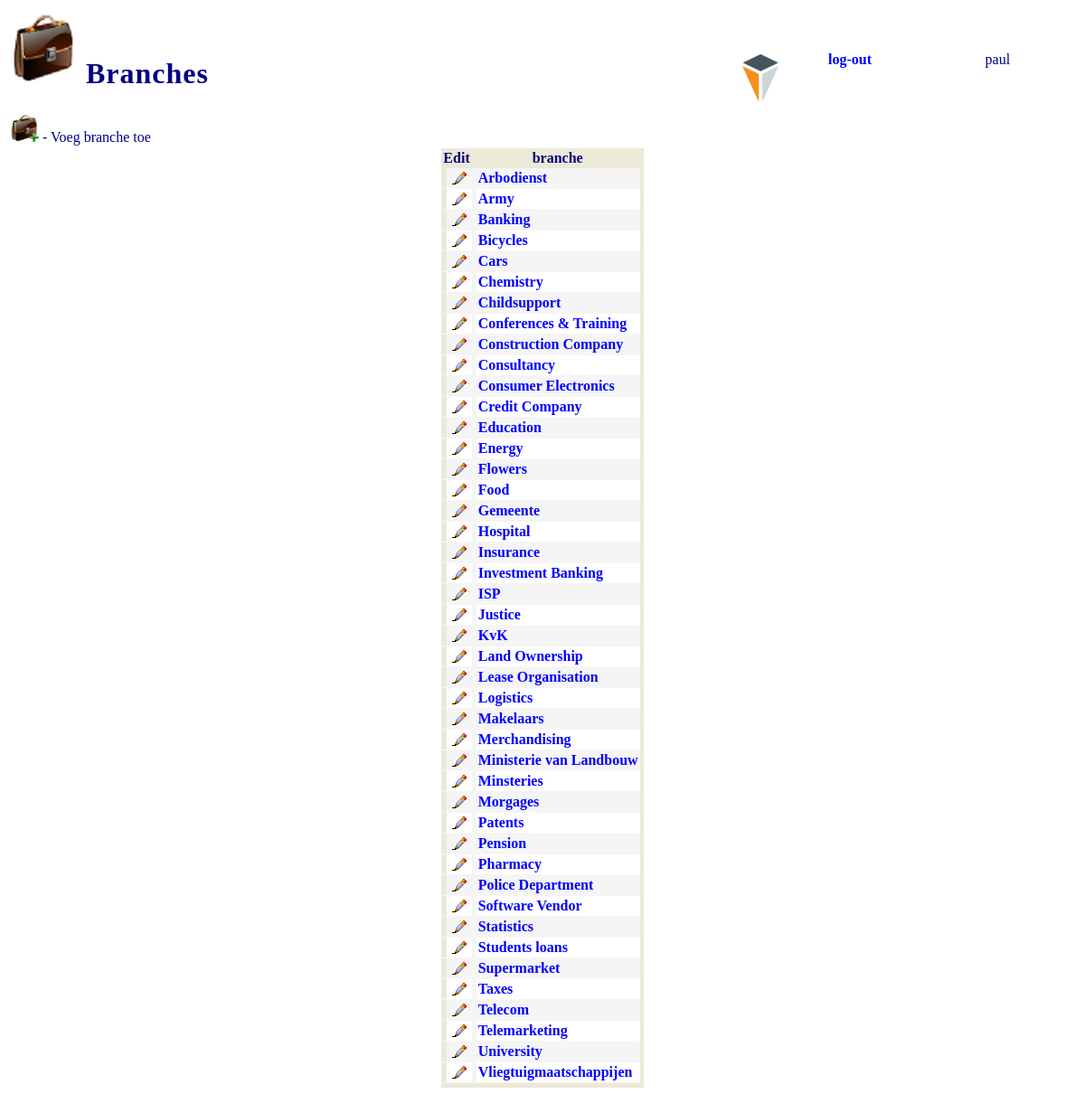
/files/crmbranchelijst.php (signed in), run on the app's committed database.
### tables this page shows
CREATE TABLE `branche` (
  `BRANCHE_ID` int(11) NOT NULL DEFAULT '0',
  `BRANCHE_NAME` varchar(30) NOT NULL DEFAULT '',
  `BRANCHE_DESCRIPTION` varchar(100) DEFAULT NULL,
  `BRANCHE_CREATION_DATE` date DEFAULT NULL,
  `BRANCHE_CREATOR` int(11) DEFAULT NULL,
  `BRANCHE_OWNER` int(11) DEFAULT NULL
);

### files/crmbranchelijst.php (the view, shortened to what this page needs)
<?php
$inlognaam = $_SESSION['userinfo'] ;
if (isset($_SESSION['userinfo']))
{
  require_once('../../triageinc/mysql_dbase.inc.php');
  $connect = mysqli_connect(MYSQL_SERVER, MYSQL_GEBRUIKERSNAAM, MYSQL_WACHTWOORD, $dbase) or die("Unable to Connect to 'MYSQL_SERVER'");
  mysqli_select_db($connect, $dbase) or die("Could not open the db '$dbase'");
}else {
echo 'You are not allowed to do this without logging in';
exit;
}
$bgrij1 = 'F5F5F5';
$bgrij2 = 'FFFFFF';
?>
<html>
<head>
 <link rel="stylesheet" type="text/css" href="main.css" />
</head>
<body>
<table border="0" width="100%" id="top_table">
	<tr>
		<td colspan="2"><h1><a target="_self" href="crmmaintenance.php"><img border="0" src="images/branche_groot.png"></a>   Branches</h1></td>
		<td rowspan="2">
		<p align="center">
		<a target="_self" href="crmadmin.php">
		<img border="0" src="images/triage.png"></a></td>
		<td><a target="_self" href="logout.php">log-out</a></td>
		<td><?php echo $inlognaam; ?></td>
	</tr>
	<tr>
		<td>
<a href="crmbranchetoevoegen.php">
<img border="0" src="images/branche_toevoegen.jpg" width="32" height="32"></a> - Voeg branche toe
		</td>
		<td>&nbsp;</td>
		<td>&nbsp;</td>
		<td>&nbsp;</td>
	</tr>
</table>
<table align="center" border="0" cellpadding="2" cellspacing="0">
  <tr bgcolor="#ECE9D8">
    <th align="center" colspan="2">Edit</th>
    <th align="center" colspan="3">branche</th>
      </tr>
<?php
$bg = 0;
$sqla  = "SELECT * FROM branche ORDER BY BRANCHE_NAME ASC ";
$branche = mysqli_query($connect,$sqla);
while ($rija = mysqli_fetch_assoc($branche)) {
if ($bg == 0)
{
 $bgcolour = $bgrij1;
 $bg = 1;
 }
elseif ($bg == 1)
{
 $bgcolour = $bgrij2;
 $bg = 0;
}
$brancheid = $rija["BRANCHE_ID"];
$branchename = $rija["BRANCHE_NAME"];
    echo '<tr>';
    echo '<td bgcolor="#ECE9D8" style="border-bottom: solid 1px #F5F5F5"></td>';
    echo '<td bgcolor="' . $bgcolour . '" align="center" style="border-bottom: solid 1px #F5F5F5">';
    echo '<a href="crmbranchedetail.php?BRANCHE_ID=' . $brancheid . '">';
    echo '<img border="0" src="images/b_edit.png" >';
    echo '</a>';
    echo '</td>';
    echo '<td width="1" bgcolor="#F5F5F5" style="border-bottom: solid 1px #F5F5F5"></td>';
    echo '<td bgcolor="' . $bgcolour . '" align="left" style="border-bottom: solid 1px #F5F5F5">';
    echo '<a href="crmbranchedetail.php?BRANCHE_ID=' . $brancheid . '">';
    echo $branchename;
    echo '</a>';
    echo '</td>';
    echo '<td bgcolor="#ECE9D8" style="border-bottom: solid 1px #ECE9D8"></td>';
    echo '</tr>';
}
    echo '<tr>';
    echo '<td bgcolor="#ECE9D8" style="border-bottom: solid 1px #ECE9D8"></td>';
    echo '<td bgcolor="#ECE9D8" style="border-bottom: solid 1px #ECE9D8"></td>';
    echo '<td bgcolor="#ECE9D8" style="border-bottom: solid 1px #ECE9D8"></td>';
   echo '<td bgcolor="#ECE9D8" style="border-bottom: solid 1px #ECE9D8"></td>';
    echo '<td bgcolor="#ECE9D8" style="border-bottom: solid 1px #ECE9D8"></td>';
    echo '</tr>';
echo "</table>\n";
?>
 </body>

### files/main.css (style rules this page uses)
body { font-family : Century Gothic; font-size : 0.9em; text-align : left; color : #000080; }
a { color : blue; font-weight : bold; text-decoration : none; }
p { color: blue; }
h1, h2, h3, h4 { font-family : Century Gothic; font-weight : bold; letter-spacing : 1px; color : #000080; }

### data on the page
branche: BRANCHE_NAME "Arbodienst"
branche: BRANCHE_NAME "Army"
branche: BRANCHE_NAME "Banking"
branche: BRANCHE_NAME "Bicycles"
branche: BRANCHE_NAME "Cars"
branche: BRANCHE_NAME "Chemistry"
branche: BRANCHE_NAME "Childsupport"
branche: BRANCHE_NAME "Conferences & Training"
branche: BRANCHE_NAME "Construction Company"
branche: BRANCHE_NAME "Consultancy"
branche: BRANCHE_NAME "Consumer Electronics"
branche: BRANCHE_NAME "Credit Company"
branche: BRANCHE_NAME "Education"
branche: BRANCHE_NAME "Energy"
branche: BRANCHE_NAME "Flowers"
branche: BRANCHE_NAME "Food"
branche: BRANCHE_NAME "Gemeente"
branche: BRANCHE_NAME "Hospital"
branche: BRANCHE_NAME "Insurance"
branche: BRANCHE_NAME "Investment Banking"
branche: BRANCHE_NAME "ISP"
branche: BRANCHE_NAME "Justice"
branche: BRANCHE_NAME "KvK"
branche: BRANCHE_NAME "Land Ownership"
branche: BRANCHE_NAME "Lease Organisation"
branche: BRANCHE_NAME "Logistics"
branche: BRANCHE_NAME "Makelaars"
branche: BRANCHE_NAME "Merchandising"
branche: BRANCHE_NAME "Ministerie van Landbouw"
branche: BRANCHE_NAME "Minsteries"
branche: BRANCHE_NAME "Morgages"
branche: BRANCHE_NAME "Patents"
branche: BRANCHE_NAME "Pension"
branche: BRANCHE_NAME "Pharmacy"
branche: BRANCHE_NAME "Police Department"
branche: BRANCHE_NAME "Software Vendor"
branche: BRANCHE_NAME "Statistics"
branche: BRANCHE_NAME "Students loans"
branche: BRANCHE_NAME "Supermarket"
branche: BRANCHE_NAME "Taxes"
branche: BRANCHE_NAME "Telecom"
branche: BRANCHE_NAME "Telemarketing"
branche: BRANCHE_NAME "University"
branche: BRANCHE_NAME "Vliegtuigmaatschappijen"

### other printed values
$inlognaam "paul"
